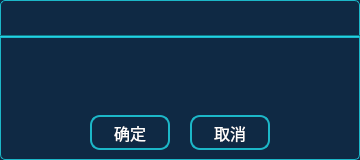
<?xml version="1.0" encoding="UTF-8"?>
<ui version="4.0">
 <class>QuestBox</class>
 <widget class="QDialog" name="QuestBox">
  <property name="geometry">
   <rect>
    <x>0</x>
    <y>0</y>
    <width>360</width>
    <height>160</height>
   </rect>
  </property>
  <property name="font">
   <font>
    <family>文泉驿等宽微米黑</family>
    <pointsize>12</pointsize>
    <weight>50</weight>
    <italic>false</italic>
    <bold>false</bold>
   </font>
  </property>
  <property name="windowTitle">
   <string>Dialog</string>
  </property>
  <property name="styleSheet">
   <string notr="true">QDialog{
color: rgb(255, 255, 255);
background-color: rgb(15, 41, 68);
border:1px solid rgb(28, 183, 200);
border-radius:5px;
}
QToolButton{
font: 18pt &quot;文泉驿等宽微米黑&quot;;
color: rgb(255, 255, 255);
border:2px solid rgb(28, 183, 200);
border-radius:10px;
background-color: rgb(15, 41, 68);
}
QToolButton:disabled{
font: 18pt &quot;文泉驿等宽微米黑&quot;;
color: rgb(255, 255, 255);
border-color: rgb(255, 255, 255);
}
QToolButton:hover{
font: 17pt &quot;文泉驿等宽微米黑&quot;;
color: rgb(255, 0, 0);
color: rgb(0, 185, 185);
/*background-color: rgb(3, 127, 119);*/
}
QDialog{
background-color: rgb(15, 41, 68);
}
QPushButton{
width:50px;
height:35px;
font: 14pt &quot;文泉驿等宽微米黑&quot;;
color: rgb(255, 255, 255);
border:2px solid rgb(28, 183, 200);
border-radius:10px;
background-color: rgb(15, 41, 68);
}
QLabel{
font: 14pt &quot;文泉驿等宽微米黑&quot;;
color: rgb(255, 255, 255);
}</string>
  </property>
  <widget class="QToolButton" name="pBtn_ok">
   <property name="geometry">
    <rect>
     <x>90</x>
     <y>115</y>
     <width>80</width>
     <height>35</height>
    </rect>
   </property>
   <property name="text">
    <string>确定</string>
   </property>
   <property name="icon">
    <iconset resource="../image.qrc">
     <normaloff>:/Image/checked.png</normaloff>:/Image/checked.png</iconset>
   </property>
   <property name="toolButtonStyle">
    <enum>Qt::ToolButtonTextBesideIcon</enum>
   </property>
  </widget>
  <widget class="QToolButton" name="pBtn_cancel">
   <property name="geometry">
    <rect>
     <x>190</x>
     <y>115</y>
     <width>80</width>
     <height>35</height>
    </rect>
   </property>
   <property name="text">
    <string>取消</string>
   </property>
   <property name="icon">
    <iconset resource="../image.qrc">
     <normaloff>:/Image/uncheck.png</normaloff>:/Image/uncheck.png</iconset>
   </property>
   <property name="toolButtonStyle">
    <enum>Qt::ToolButtonTextBesideIcon</enum>
   </property>
  </widget>
  <widget class="QLabel" name="lb_title">
   <property name="geometry">
    <rect>
     <x>10</x>
     <y>5</y>
     <width>100</width>
     <height>25</height>
    </rect>
   </property>
   <property name="text">
    <string/>
   </property>
  </widget>
  <widget class="QLabel" name="lb_context">
   <property name="geometry">
    <rect>
     <x>0</x>
     <y>55</y>
     <width>360</width>
     <height>35</height>
    </rect>
   </property>
   <property name="font">
    <font>
     <family>文泉驿等宽微米黑</family>
     <pointsize>14</pointsize>
     <weight>50</weight>
     <italic>false</italic>
     <bold>false</bold>
    </font>
   </property>
   <property name="text">
    <string/>
   </property>
   <property name="alignment">
    <set>Qt::AlignCenter</set>
   </property>
  </widget>
  <widget class="Line" name="line">
   <property name="geometry">
    <rect>
     <x>0</x>
     <y>35</y>
     <width>360</width>
     <height>3</height>
    </rect>
   </property>
   <property name="styleSheet">
    <string notr="true">background-color: rgb(28, 183, 200);</string>
   </property>
   <property name="orientation">
    <enum>Qt::Horizontal</enum>
   </property>
  </widget>
 </widget>
 <resources>
  <include location="../image.qrc"/>
 </resources>
 <connections/>
</ui>
